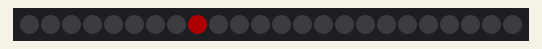
The sketch below on a simulated Arduino Uno, built with avr-gcc and run on an emulated ATmega328P. On the bench: 24 RGB LEDs in strip order, left to right. Dim RGB values are drawn brighter than linear; random numbers use the default seed unless the sketch sets one; what the sketch prints to the serial monitor is not drawn.

Above: at 0.17 s.
At 11.8 s:
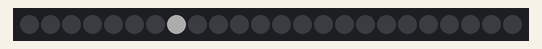
At 23.59 s:
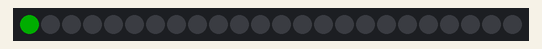
At 31.1 s:
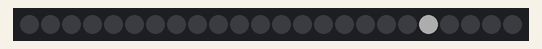
At 34.69 s:
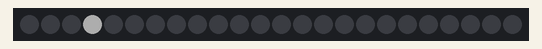
At 38.4 s:
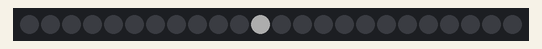

Measured:
- what the display in image 3 shows lasts 0.4 s, from 30.9 s to 31.3 s
- what the display in image 4 shows lasts 0.4 s, from 34.5 s to 34.9 s

The sketch:

NeoPixelRouletteLowCalc.ino
```cpp
// (licence header left out)
/*****************************************************************************/
// Debuging

#define DEBUG
#ifdef DEBUG
#define DEBUG_PRINTLN(x) Serial.println(x)
#define DEBUG_PRINT(x) Serial.print(x)
#else
#define DEBUG_PRINTLN(x)
#define DEBUG_PRINT(x)
#endif

/*****************************************************************************/
// Neo Pixel setup
#include <Adafruit_NeoPixel.h>
#ifdef __AVR__
  #include <avr/power.h>
#endif

#define SIGNAL_PIN 7 // pin for data
#define LED_COUNT 24

// Parameter 1 = number of pixels in strip
// Parameter 2 = Arduino pin number (most are valid)
// Parameter 3 = pixel type flags, add together as needed:
//   NEO_KHZ800  800 KHz bitstream (most NeoPixel products w/WS2812 LEDs)
//   NEO_KHZ400  400 KHz (classic 'v1' (not v2) FLORA pixels, WS2811 drivers)
//   NEO_GRB     Pixels are wired for GRB bitstream (most NeoPixel products)
//   NEO_RGB     Pixels are wired for RGB bitstream (v1 FLORA pixels, not v2)
//   NEO_RGBW    Pixels are wired for RGBW bitstream (NeoPixel RGBW products)
Adafruit_NeoPixel strip = Adafruit_NeoPixel(LED_COUNT, SIGNAL_PIN, NEO_GRB + NEO_KHZ800);

#define BLACK 0x000000
#define WHITE 0xFFFFFF
#define RED   0xFF0000
#define GREEN 0x00FF00

/*****************************************************************************/
// Settings for the Roulette

// #define ONCE
#define RANDOM_START_LED
#define BRIGHTNESS 50
#define NEW_START_DELAY 1000 // ms
#define DELAY_START 10 // ms
#define FRICTION 0.02 //ms
#define STOP_BALL 500 // ms
#define DELAY_NEW_ROUND 4000 // ms

#define COLOR_0 GREEN;
#define COLOR_1 RED;
#define COLOR_2 WHITE;


/*****************************************************************************/
// XXXXXXXX

/*****************************************************************************/
// XXXXXXXX

/*****************************************************************************/
// XXXXXXXX


/*****************************************************************************/
// Main Programm

void setup() {
  Serial.begin(115200);
  DEBUG_PRINTLN("Setup");

  // init random number generator
  randomSeed(analogRead(0));

  // init led stripe
  strip.setBrightness(BRIGHTNESS);
  strip.begin();
  strip.setBrightness(50);
  strip.show(); // Initialize all pixels to 'off'
}


void loop() {

  throwBall();

#ifdef ONCE
  while(1);
#else
  delay(DELAY_NEW_ROUND);
#endif
}

uint16_t last_index = -1; // led that was on

void throwBall(){

  uint32_t color_cur = BLACK;
  uint16_t led_index = 0;
  float delay_cur = DELAY_START;
  float friction_cur = FRICTION;

  bool run = true;

  // determine start led if RANDOM_START_LED is defined

  #ifdef RANDOM_START_LED
  led_index = random(0,strip.numPixels());
  #endif


  while(run){

    // determine color
    if(led_index == 0){ // zero color, often green
      color_cur = COLOR_0;
    } else if ( (led_index % 2) == 0  ) { // even index led color
      color_cur = COLOR_1;

    } else { // uneven color
      color_cur = COLOR_2;
    }

    // set new led
    strip.setPixelColor(led_index, color_cur);

    // erase old led
    strip.setPixelColor(last_index, BLACK);

    // refresh pixel ring
    strip.show();

    // save current index to delete it next round
    last_index = led_index;

    // select next led
    led_index ++;

    // if end of the ring is reached start at the first led
    if(led_index >= strip.numPixels()){
      led_index = 0;
    }

    // calculate delay
    friction_cur = friction_cur + FRICTION;
    delay_cur = delay_cur + friction_cur;

    if(delay_cur > STOP_BALL){
      run = false;
    } else {
      delay(delay_cur);
    }
  }

}
```
